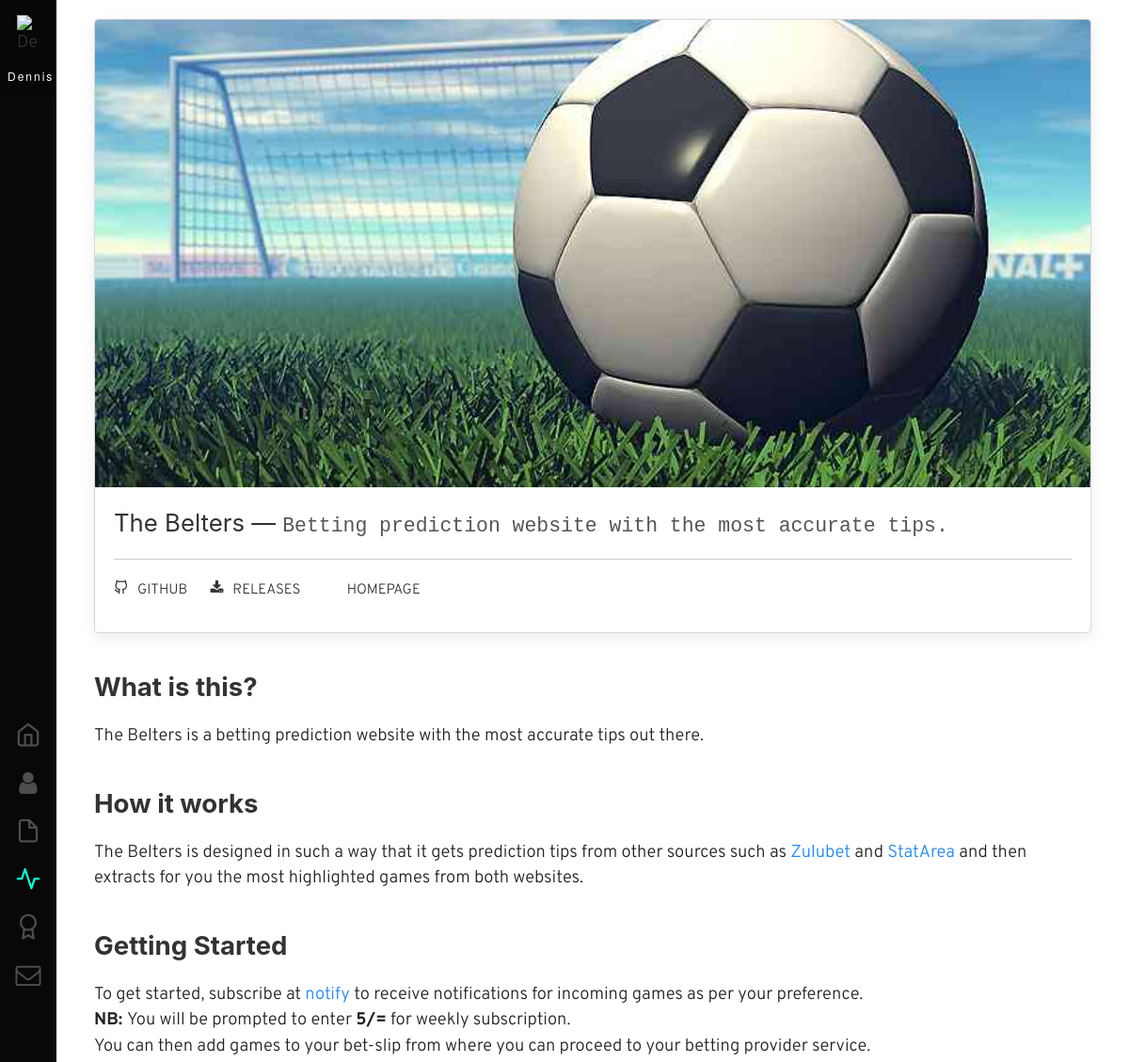
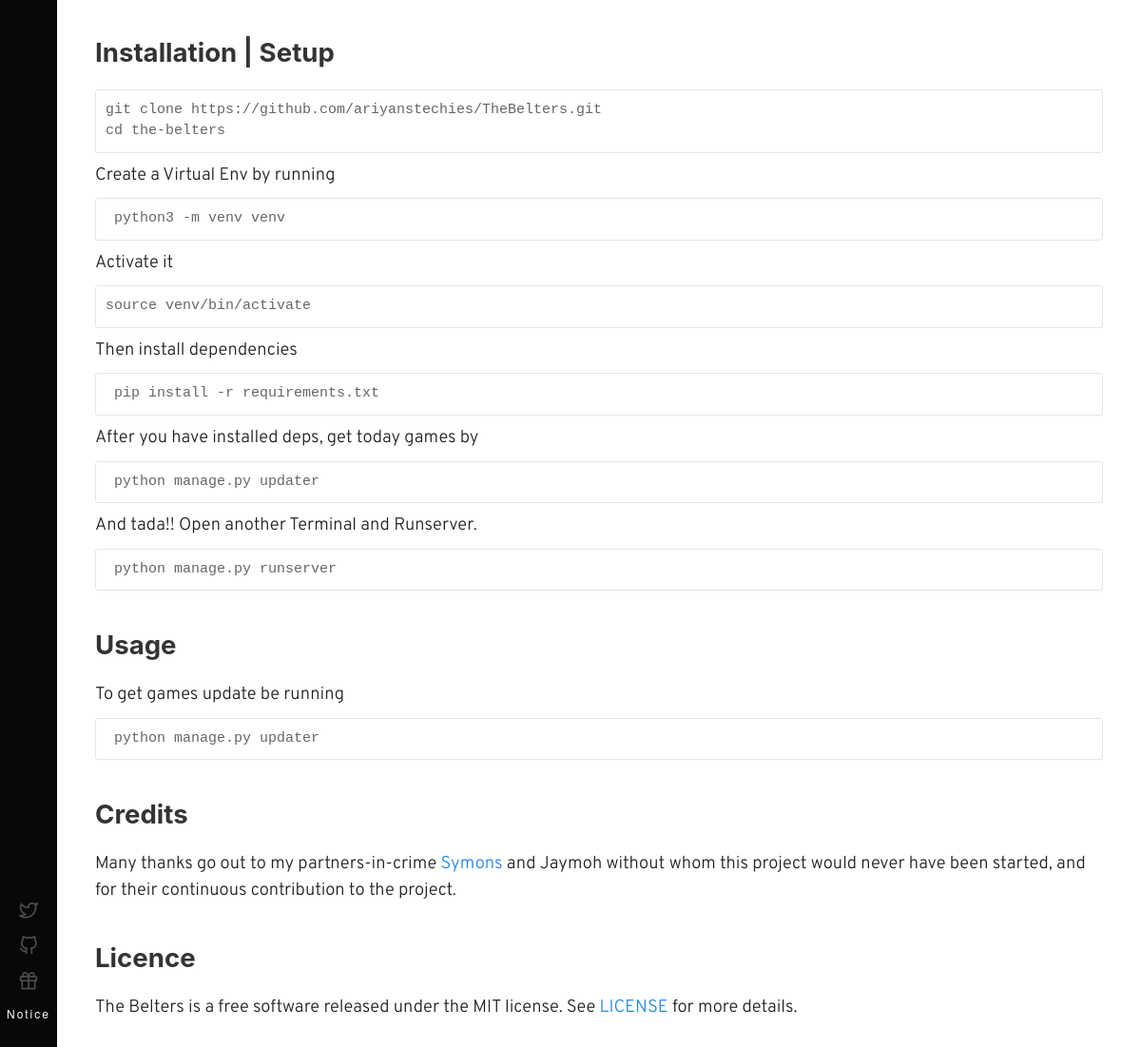
The app's page /projects/the-belters/ with its own data (2 pictures, top to bottom).
### base/models.py (models this page shows, shortened)
class Project(models.Model):
    name = models.CharField(max_length=40)
    slug_name = models.SlugField()
    intro = models.TextField()
    subtitle = models.CharField(max_length=150)
    options = [
        ('web', 'web'),
        ('games', 'games'),
        ('plugins', 'plugins'),
        ('design', 'art & design'),
        ('deepshit', 'deepshit')]
    category = models.CharField(max_length=4, choices=options, default='code')
    preview = models.CharField(max_length=150)
    open_source = models.BooleanField(default=False)
    options = [('maintained', 'maintained'),
               ('unmaintained', 'unmaintained')]
    status = models.CharField(
        max_length=12, choices=options, default='maintained')
    source = models.CharField(blank=True, max_length=40)
    source_url = models.URLField(blank=True)
    releases = models.CharField(blank=True, max_length=40)
    release_url = models.URLField(blank=True)
    homepage = models.CharField(blank=True, max_length=40)
    homepage_url = models.URLField()
    description = models.TextField()
    works = models.TextField()
    get_started = models.TextField()
    has_installation = models.BooleanField(default=False)
    installation = models.TextField(blank=True)
    usage = models.TextField(blank=True)
    credits = models.TextField()
    license = models.TextField()
    created_date = models.DateTimeField(editable=False, default=timezone.now)

### base/views.py (the view)
# urls.py: path('projects/<slug:name>/', views.project_details, name='more'),
def project_details(request, name):
    project = get_object_or_404(Project, slug_name=name)
    return render(request, "projects/show.html", {"project": project})

### base/templates/projects/show.html (shortened to what this page needs)
{% extends 'base.html' %}
{% load staticfiles %}
{% block content %}
<div class="project-preview">
	<div class="preview_card">
		<div class="card-image">
		<div class="img-container preview-for-desktop">
			<img class="align-center" src="../../static/projects/{{ project.preview }}" alt="{{ project.name }} preview">
		</div>
	</div>
		<div class="card-body">
			<h1>{{ project.name }} — <span class="subtitle">{{ project.subtitle }}</span></h1>
			<hr>
			{% if project.open_source %}
			<a href="{{ project.source_url }}" target="_blank" class="nicehover text-upper"><i class="icon-{{ project.source }} small-right"></i>{{ project.source }}</a>
			<a href="{{ project.release_url }}" target="_blank" class="nicehover text-upper"><i class="icon-download small-right"></i>{{ project.releases }}</a>
			{% endif %}
			<a href="{{ project.homepage_url }}" target="_blank" class="nicehover text-upper"><i class="icon-web small-right"></i>{{ project.homepage }}</a>
		</div>
	</div>
	<h2>What is this?</h2>
	<p>{{ project.name }} {{ project.description | safe }}</p>
	<h2>How it works</h2>
	<p>{{ project.name }} {{ project.works | safe }}</p>
	<h2>Getting Started</h2>
	<p>{{ project.get_started | safe }}</p>
	{% if project.has_installation %}
	<h2>Installation | Setup</h2>
	{{ project.installation | safe }}
	<h2>Usage</h2>
	{{ project.usage | safe }}
	{% endif %}
	<h2>Credits</h2>
	<p>{{ project.credits | safe }}</p>
	{% if project.open_source %}
	<h2>Licence</h2>
	<p>{{ project.name }} is a free software released under the MIT license. See
	<a href="{{ project.source_url }}/blob/master/LICENSE" target="_blank" class="link-blue">
	LICENSE</a> for more details.
	</p>
	{% endif %}
	<br>
</div>
{% endblock %}

### base/static/css/main.css (style rules this page uses)
[class^="icon-"], [class*=" icon-"] { font-family: 'icomoon' !important; speak: none; font-style: normal; font-weight: normal; font-variant: normal; text-transform: none; line-height: 1; -webkit-font-smoothing: antialiased; -moz-osx-font-smoothing: grayscale; }
.icon-web:before { content: "\e912"; }
.icon-github:before { content: "\e904"; }
.icon-download:before { content: "\f019"; }
a { color: #333; text-decoration: none; cursor: pointer; }
html, body { color: #222; background-color: #FFFFFF; font-size: 1.0725em; font-family: "Overpass"; font-style: normal; font-weight: 300; line-height: 1.5; -webkit-text-size-adjust: 100%; -ms-text-size-adjust: 100%; height: 100%; }
.small-right { margin-right: 10px !important; font-size: unset; }
hr { display: block; height: 1px; border: 0; border-top: 1px solid #ccc; margin: 1em 0; box-sizing: content-box; }
.link-blue { color: #1e87f0 !important; }
.text-upper { text-transform: uppercase; }
.subtitle { color: #555; font-size: 1.25rem; font-family: monospace; }
* { margin: 0; padding: 0; -webkit-box-sizing: border-box; box-sizing: border-box; }
.card-image { display: block; position: relative; width: 100% }
.img-container { display: block; height: 0; position: relative; overflow: hidden; padding-top: 75%; margin: 0 auto; }
.img-container img { border-top-left-radius: 4px; border-top-right-radius: 4px; color: transparent; position: absolute; bottom: 0; left: 0; top: 0; border: 0; width: 100%; height: 100%; object-fit: cover; max-width: 100%; }
.nicehover { position: relative; }
.nicehover::before { content: ""; position: absolute; bottom: 0; left: 0; right: 100%; border-bottom: 1px solid #333; transition: right .3s ease-out; }
.project-preview { height: 100%; margin-bottom: 20px !important; padding-left: 40px; padding-right: 40px; }
.project-preview h1, .project-preview h2 { margin: 0 0 20px 0; font-family: -apple-system, BlinkMacSystemFont, "Segoe UI", Roboto, "Helvetica Neue", Arial, sans-serif; font-weight: 400; color: #333; text-transform: none; }
.preview_card { margin-top: 20px !important; background: #FFFFFF; color: #666; box-shadow: 0 5px 15px rgba(0, 0, 0, .08); position: relative; transition: box-shadow .1s ease-in-out; border-radius: 4px; border: 1px solid #d8d8d8; }
.align-center { margin-left: auto; margin-right: auto; display: block; }
.card-body { padding: 20px 20px 30px 20px; }
.card-body h1 { font-size: 1.5rem; line-height: 1.4; }
.card-body a { margin-right: 20px !important; line-height: 1.5; transition: .1s ease-in-out; transition-property: color, background-color, border-color; vertical-align: middle; font-size: .875rem; display: inline-block; text-align: center; border: none; border-radius: 0; overflow: visible; }
.project-preview h2 { line-height: 1.3; margin-top: 40px; font-weight: bold; }
pre { font: .875rem/1.5 Consolas, monaco, monospace; color: #666; -moz-tab-size: 4; tab-size: 4; overflow: auto; padding: 10px; border: 1px solid #e5e5e5; border-radius: 3px; background: #fff; margin: 10px 0 10px 0; }
pre code { font-family: Consolas, monaco, monospace; }
@media (min-width: 768px) { .img-container.preview-for-desktop { padding-top: 60%; } }
@media (min-width: 900px) { .img-container.preview-for-desktop { padding-top: 50%; } }
@media (min-width: 960px) { .img-container.preview-for-desktop { padding-top: 60%; } }
@media (min-width: 1100px) { .img-container.preview-for-desktop { padding-top: 55%; } }
@media (min-width: 1200px) { .img-container.preview-for-desktop { padding-top: 47%; } }

### records on screen
Project: preview (picture), name "The Belters", subtitle "Betting prediction website with the most accurate tips.", source "GITHUB", releases "RELEASES", homepage "HOMEPAGE", description "is a betting prediction website with the most accurate tips out there.", works "is designed in such a way that it gets prediction tips from other sources such as Zulubet and StatArea and then extracts for you the most highlighted games from both websites.", get_started "To get started, subscribe at notify to receive notifications for incoming games as per your preference. NB: You will be prompted to enter 5/= for weekly subscription. You can then add games to your bet-slip from where you can proceed to your betting provider service.", installation "git clone https://github.com/ariyanstechies/TheBelters.git cd the-belters Create a Virtual Env by running python3 -m venv venv Activate it source venv/bin/activate Then install dependencies pip install -r requirements.txt After you have installed deps, get today games by python manage.py updater And tada!! Open another Terminal and Runserver. python manage.py runserver", usage "To get games update be running python manage.py updater", credits "Many thanks go out to my partners-in-crime Symons and Jaymoh without whom this project would never have been started, and for their continuous contribution to the project."
